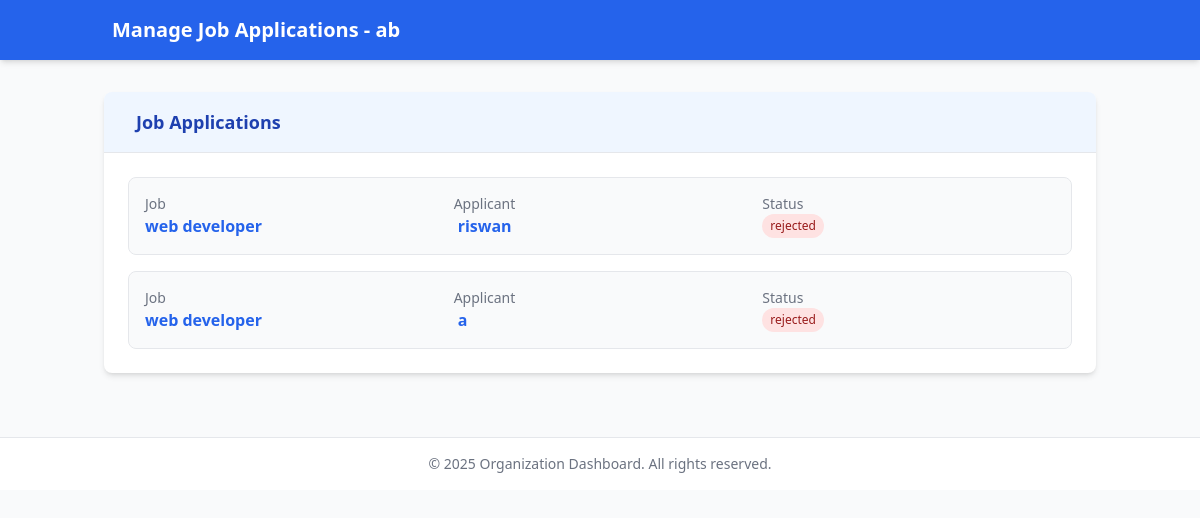
Page /organizations/1/applications/ (signed in) on the earlier database version.
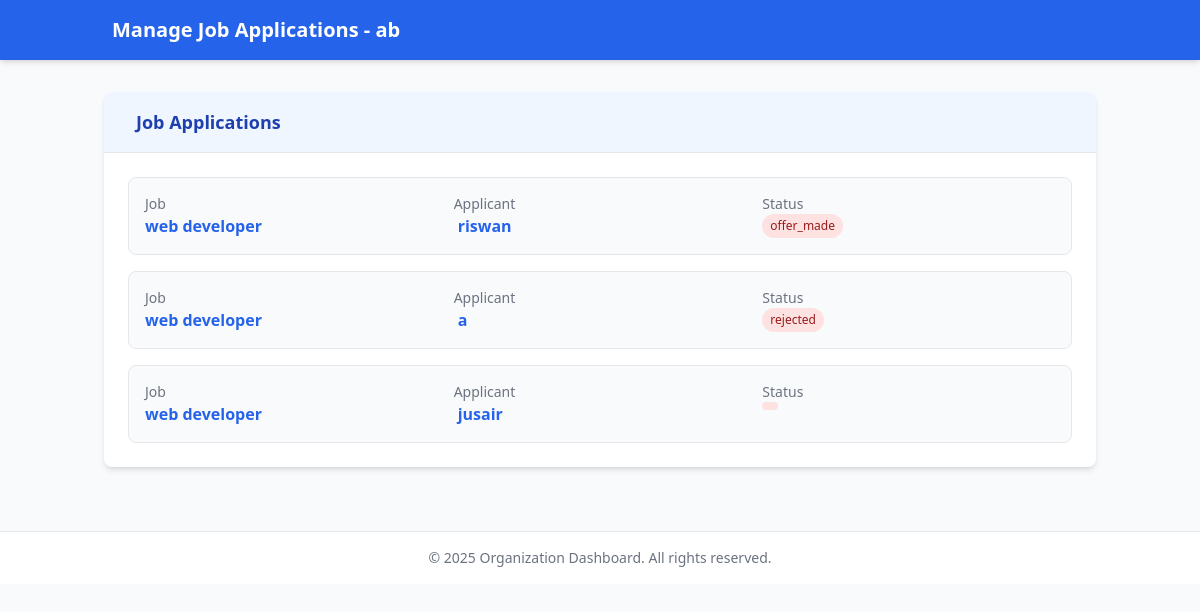
Same page on the later database version.
### jobs/models.py (models this page shows, shortened)
class JobApplication(models.Model):
    job = models.ForeignKey(JobPosting, on_delete=models.CASCADE, related_name='applications')
    applicant = models.ForeignKey(User, on_delete=models.CASCADE, related_name='applications')
    applied_on = models.DateTimeField(auto_now_add=True)
    status = models.CharField(max_length=50, choices=[
        ('pending', 'Pending'),
        ('accepted', 'Accepted'),
        ('rejected', 'Rejected'),
        ('interview_scheduled', 'Interview Scheduled'),
        ('offer_made', 'Offer Made'),
    ])
    cv = models.FileField(upload_to='cvs/', blank=True, null=True)

class JobPosting(models.Model):
    organization = models.ForeignKey(Organization, on_delete=models.CASCADE, related_name='job_postings')
    title = models.CharField(max_length=255)
    description = models.TextField()
    required_qualifications = models.TextField()
    required_skills = models.ManyToManyField(Skill, blank=True)  # Use the same Skill model
    location = models.CharField(max_length=100)
    posted_on = models.DateTimeField(auto_now_add=True)
    application_deadline = models.DateTimeField()
    job_post_image = models.ImageField(upload_to='job_images/', blank=True, null=True)
    posted_by = models.ForeignKey(User,on_delete=models.SET_NULL,null=True,related_name='posted_jobs')

### organizations/views.py (the view, shortened to what this page needs)
# urls.py: path('<int:org_id>/applications/', views.manage_job_applications, name='manage_job_applications'),
@login_required
def manage_job_applications(request, org_id=None):
    if org_id:
        organization = get_object_or_404(Organization, id=org_id)
        hr_role = OrganizationHR.objects.filter(
            user=request.user,
            organization=organization,
            is_active=True,
            can_manage_applications=True
        ).first()
        if not hr_role and request.user != organization.user:
            return redirect('index_dashboard')
    job_applications = JobApplication.objects.filter(
        job__organization=organization
    ).select_related('job', 'applicant')
    if request.method == 'POST':
        form = JobApplicationStatusForm(request.POST)
        if form.is_valid():
            application = get_object_or_404(JobApplication,
                pk=request.POST.get('application_id'),
                job__organization=organization
            )
            if application.job.user == request.user or hr_role:
                application.status = form.cleaned_data['status']
                application.save()
                Notification.objects.create(
                    user=application.applicant,
                    message=f"Your application status for {application.job.title} has been updated to {application.status}."
                )
                return redirect('manage_job_applications', org_id=organization.id)
            else:
                return redirect('index_dashboard')
    else:
        form = JobApplicationStatusForm()
    return render(request, 'organizations/manage_job_applications.html', {
        'organization': organization,
        'job_applications': job_applications,
        'form': form,
        'is_owner': request.user == organization.user
    })

### templates/organizations/manage_job_applications.html (shortened to what this page needs)
{% load static %}
<!DOCTYPE html>
<html lang="en">
<head>
    <script src="https://cdn.tailwindcss.com"></script>
    <link href="https://cdn.jsdelivr.net/npm/remixicon@3.5.0/fonts/remixicon.css" rel="stylesheet">
</head>
<body class="bg-gray-50 min-h-screen">
    <header class="bg-blue-600 text-white shadow-md">
        <div class="container mx-auto px-4 py-4">
            <div class="flex items-center justify-between">
                <div class="flex items-center space-x-2">
                    <h2 class="text-xl font-bold">Manage Job Applications - {{ organization.name }}</h2>
                </div>
            </div>
        </div>
    </header>
    <main class="container mx-auto px-4 py-8">
        <div class="bg-white rounded-lg shadow-md overflow-hidden">
            <div class="bg-blue-50 px-6 py-4 border-b border-gray-200">
                <h3 class="text-lg font-semibold text-blue-800 flex items-center">
                     Job Applications
                </h3>
            </div>
            <div class="p-6">
                {% if job_applications %}
                <ul class="space-y-4">
                    {% for application in job_applications %}
                    <li class="bg-gray-50 rounded-lg p-4 border border-gray-200 hover:shadow-md transition-shadow">
                        <div class="grid grid-cols-1 md:grid-cols-3 gap-4">
                            <div>
                                <p class="text-sm font-medium text-gray-500">Job</p>
                                <p class="font-semibold text-blue-600">{{ application.job.title }}</p>
                            </div>
                            <div>
                                <p class="text-sm font-medium text-gray-500">Applicant</p>
                                <a href="{% url 'user_profile' application.applicant.username %}"
                                   class="font-semibold text-blue-600 hover:underline flex items-center">
                                     {{ application.applicant.username }}
                                </a>
                            </div>
                            <div>
                                <p class="text-sm font-medium text-gray-500">Status</p>
                                <div class="flex items-center justify-between">
                                    <span class="px-2 py-1 rounded-full text-xs font-medium
                                        {% if application.status == 'Submitted' %}bg-blue-100 text-blue-800
                                        {% elif application.status == 'Under Review' %}bg-yellow-100 text-yellow-800
                                        {% elif application.status == 'Interview' %}bg-purple-100 text-purple-800
                                        {% elif application.status == 'Accepted' %}bg-green-100 text-green-800
                                        {% else %}bg-red-100 text-red-800{% endif %}">
                                        {{ application.status }}
                                    </span>
                                </div>
                            </div>
                        </div>
                    </li>
                    {% endfor %}
                </ul>
                {% endif %}
            </div>
        </div>
    </main>
    <footer class="bg-white border-t border-gray-200 mt-8 py-4">
        <div class="container mx-auto px-4 text-center text-gray-500 text-sm">
            <p>&copy; 2025 Organization Dashboard. All rights reserved.</p>
        </div>
    </footer>
</body>
</html>

Differences in the rows shown:
changed JobApplication "riswan": status "rejected" → "offer_made"
added JobApplication: job "web developer", applicant.username "jusair"
